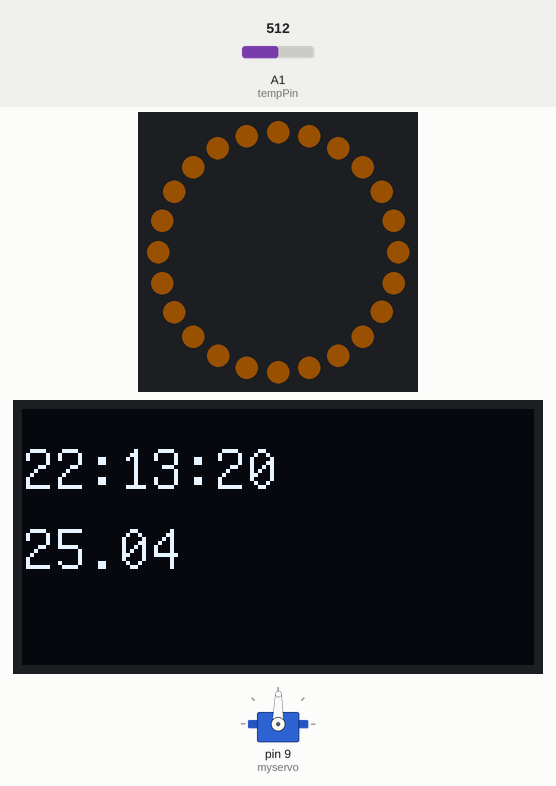
Recording of a sketch running on a simulated Arduino Uno, built with avr-gcc and run on an emulated ATmega328P. Parts: servo, 24 RGB LEDs in a ring, first at the top, clockwise, 128×64 one-colour display. Inputs (shaded band) come from the test bench; at power-on: A1 (tempPin) = 512. Dim RGB values are drawn brighter than linear; the local clock reads 2024-03-15 10:24:30 at power-on unless the sketch sets it; what the sketch prints to the serial monitor is not drawn.

Above: at 1.2 s.
1.3 s: A1 (tempPin) set to 504
At 3.1 s:
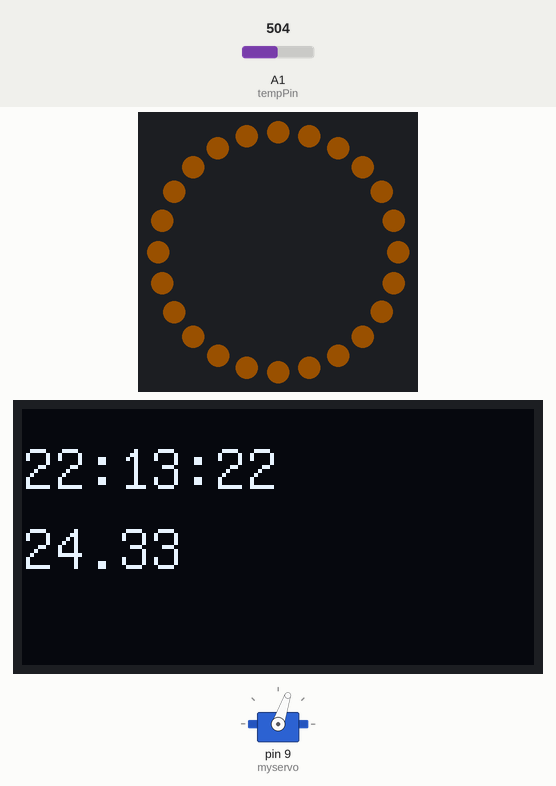
4.3 s: A1 (tempPin) set to 306
At 6.0 s:
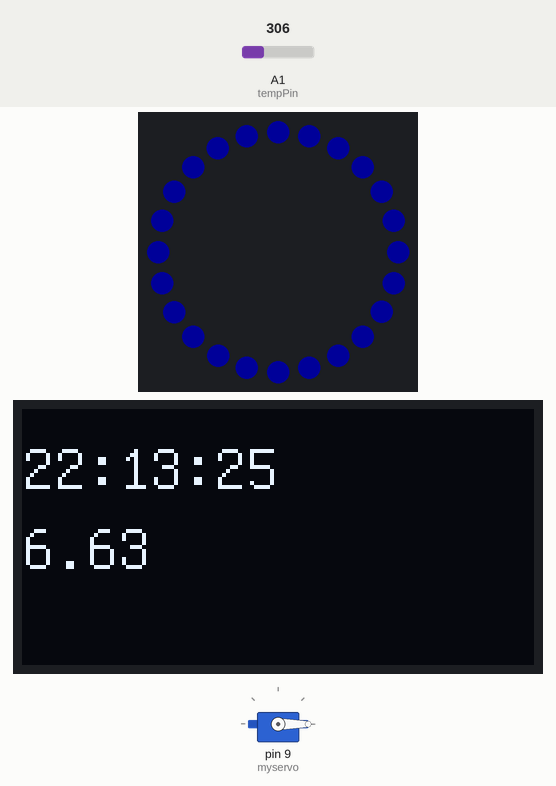
7.3 s: A1 (tempPin) set to 464
At 8.7 s:
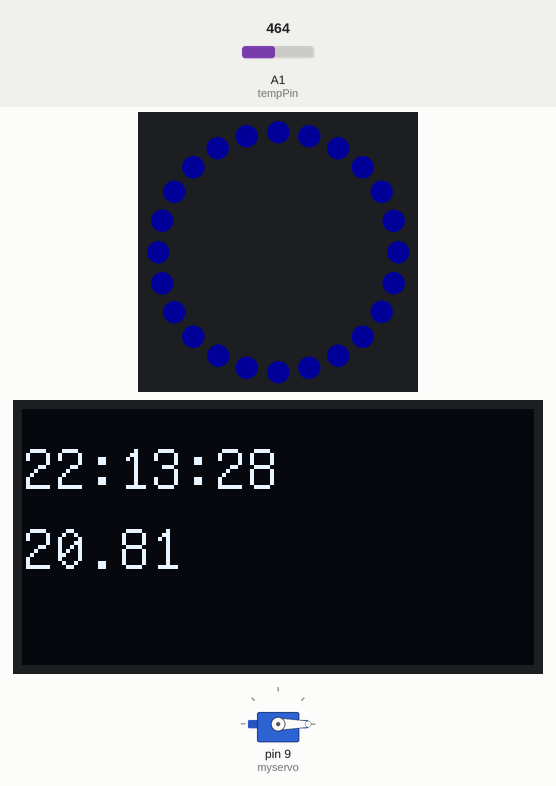
9.8 s: A1 (tempPin) set to 487
At 11.0 s:
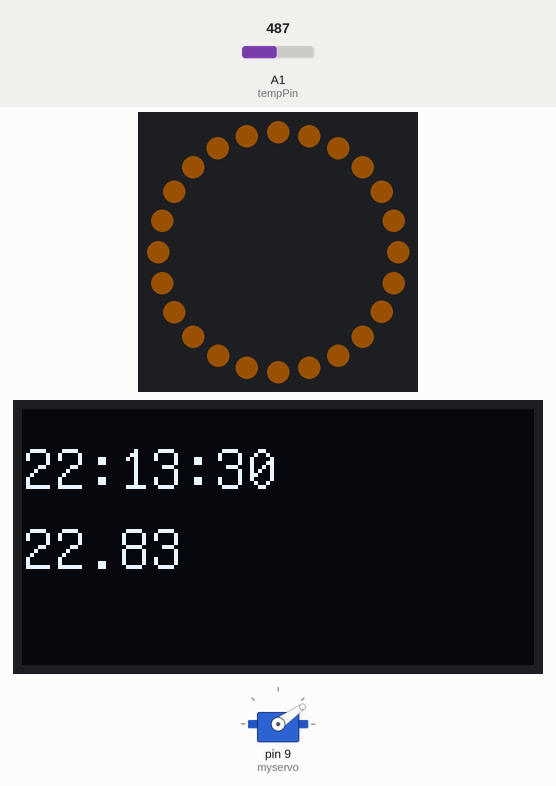
12.8 s: A1 (tempPin) set to 716
At 14.2 s:
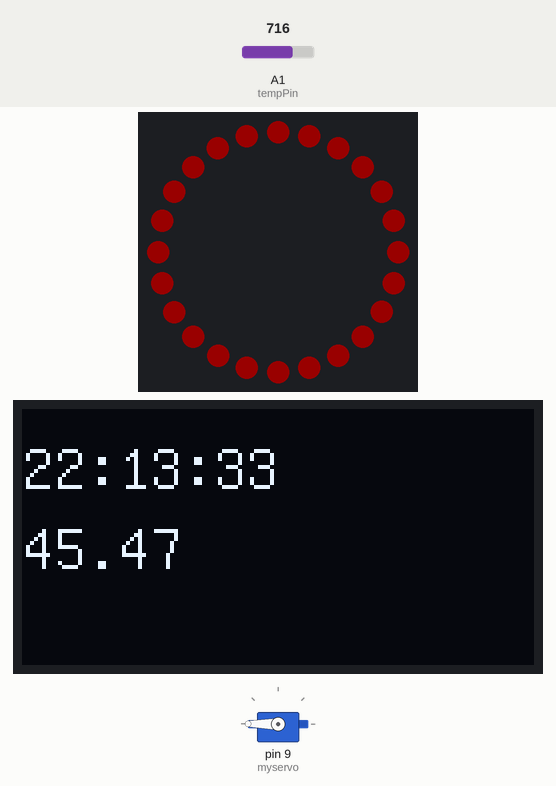
15.8 s: A1 (tempPin) set to 900
At 17.0 s:
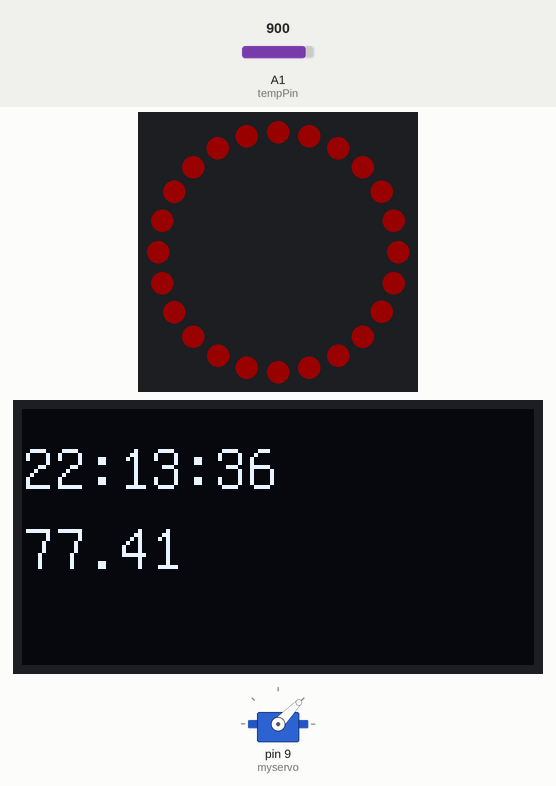
Timing chart, 0 to 18.8 s (numbered marks = the images above; inputs shaded):
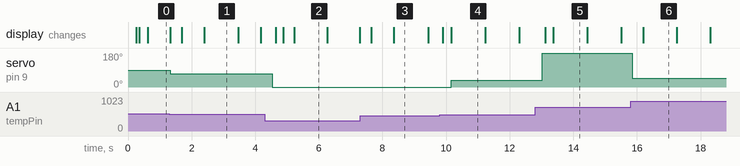

The sketch:

Proj1Final.ino
```cpp
/*
Name: clock and temp project
Author: Dennis Jiang 蒋睿伦
Date: 2024-10-10
Description: This project uses a ds3231 to measure time and displays the time to an 1306 oled display,
Further, it measures temprature with a analog temprature module and displays a mapped value to a 9g-servo-motor and a RGB ring that changes bassed on the tenperture.
*/

// Include Libraries
#include <RTClib.h>
#include <Adafruit_NeoPixel.h>
#include <Wire.h>
#include "U8glib.h"
#include <Servo.h>

// Init constants
const int tempPin = A1;

// Init global variables
#define NUMPIXELS 24
#define PIN 6
float temp = 0;
int delayval = 5;  // timing delay for ledring

char t[32];

// construct objects
RTC_DS3231 rtc;
U8GLIB_SSD1306_128X64 u8g(U8G_I2C_OPT_NO_ACK);  // Display which does not send AC
Servo myservo;
Adafruit_NeoPixel pixels = Adafruit_NeoPixel(NUMPIXELS, PIN, NEO_GRB + NEO_KHZ800);

void setup() {
  // init communication
  Serial.begin(9600);
  Wire.begin();

  // Init Hardware
  rtc.begin();
  rtc.adjust(DateTime(F(__DATE__), F(__TIME__)));
  u8g.setFont(u8g_font_unifont);
  myservo.attach(9);
  pixels.begin();
  pixels.setBrightness(25);
  pixels.show();
}

void loop() {

  Serial.println("The time is " + getTime());
  delay(100);
  oledWrite(getTime());
  servoWrite(getTemp());
  Serial.println(getTemp());
  delay(100);

  // LED ring behavior based on temperature
  if (getTemp() >= 30) {
    ledringRed();
  }
  else if (getTemp() <= 22) {
    ledringBlue();
  }
  else if (getTemp() <=29) {
    ledringOrange();
  }
}


/*
*This function reads time from an ds3231 module and package the time as a String
*Parameters: Void
*Returns: time in hh:mm:ss as String
*/
String getTime() {
  DateTime now = rtc.now();
  return (String(now.hour()) + ":" + String(now.minute()) + ":" + String(now.second()));
}

/*
This function reads an analog pin connected to an analog temprature sensor and calculates the corresponding temp
*Parameters: Void
*Returns: temprature as float
*/
float getTemp() {
  float R1 = 10000;  // value of R1 on board
  float logR2, R2, T;
  float c1 = 0.001129148, c2 = 0.000234125, c3 = 0.0000000876741;  // steinhart-hart coefficients for thermistor

  int Vo = analogRead(tempPin);
  R2 = R1 * (1023.0 / (float)Vo - 1.0);  // calculate resistance on thermistor
  logR2 = log(R2);
  temp = (1.0 / (c1 + c2 * logR2 + c3 * logR2 * logR2 * logR2));  // temperature in Kelvin
  temp = temp - 273.15;  // convert Kelvin to Celsius

  return temp;
}

/*
This function takes a string and draws it to an oled display
*Parameters: - text: String to write to display
*Returns: void
*/
void oledWrite(String text) {
  u8g.firstPage();
  do {
    u8g.drawStr(0, 20, text.c_str());
    u8g.setPrintPos(0, 40);
    u8g.print(temp);
  } while (u8g.nextPage());
}

/*
Takes a temperature value and maps it to corresponding degree on a servo
*Parameters: - value: temperature
*Returns: void
*/
void servoWrite(float value) {
  myservo.write(map(value, 20, 30, 0, 179));
}

/*
Set the LED ring to red color for temperatures >= 30°C
*Parameters: None
*Returns: void
*/
void ledringRed() {
  for (int i = 0; i < NUMPIXELS; i++) { //This is so that the led opens one by one Numpixels set that it was 24 led
    pixels.setPixelColor(i, pixels.Color(255, 0, 0));  // Red color
  }
  pixels.show();  // Send updated colors to the LED ring
}

/*
Set the LED ring to blue color for temperatures <= 24°C
*Parameters: None
*Returns: void
*/
void ledringBlue() {
  for (int i = 0; i < NUMPIXELS; i++) { //This is so the led opens one by one
    pixels.setPixelColor(i, pixels.Color(0, 0, 255));  // Blue color
  }
  pixels.show();  // Send updated colors to the LED ring
}


void ledringOrange() {
  for (int i = 0; i < NUMPIXELS; i++) { //This is so that the led opens one by one
    pixels.setPixelColor(i, pixels.Color(255, 128, 0));  // Orange color
  }
  pixels.show();  // Send updated colors to the LED ring

}
```

Measured:
- the behaviour switches between 512 and 511 on A1 (tempPin) (found by bisection; images 0 and 1)
- the behaviour switches between 477 and 478 on A1 (tempPin) (found by bisection; images 3 and 4)
- after the input at 1.3 s, servo on pin 9 (myservo): 89° → 71° at once
- after the input at 4.3 s, servo on pin 9 (myservo): 71° → 0° after 0.24 s
- after the input at 9.8 s, servo on pin 9 (myservo): 0° → 35° after 0.36 s
- after the input at 12.8 s, servo on pin 9 (myservo): 35° → 180° after 0.22 s
- after the input at 15.8 s, servo on pin 9 (myservo): 180° → 46° after 0.05 s
